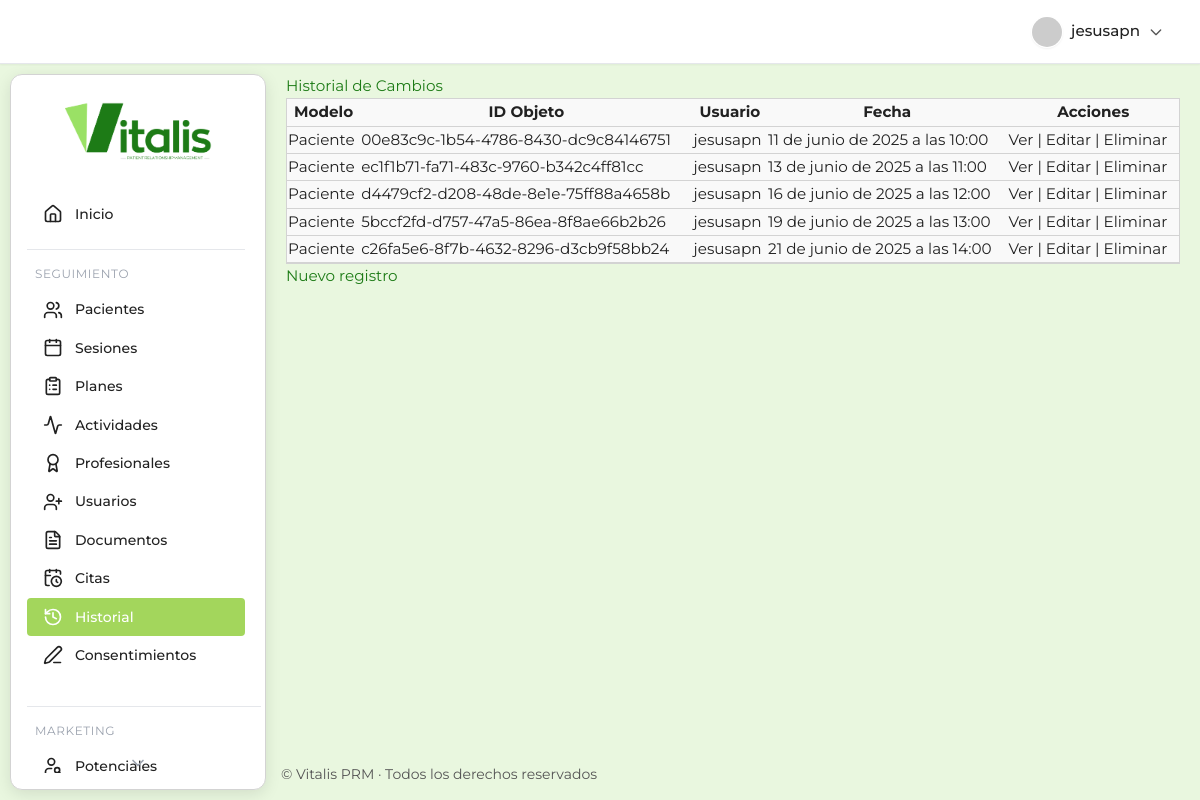
/consultorio/historiales/ (signed in), run on the app's committed database.
### prm_salud/consultorio/models.py (models this page shows)
class HistorialCambios(models.Model):
    modelo = models.CharField(max_length=100)
    objeto_id = models.CharField(max_length=100)
    usuario = models.ForeignKey(User, on_delete=models.SET_NULL, null=True)
    cambio = models.TextField()
    fecha = models.DateTimeField(auto_now_add=True)
    class Meta:
        verbose_name = "Historial cambio"
        verbose_name_plural = "Historial cambios"

### prm_salud/consultorio/views.py (the view)
# urls.py: path('historiales/', views.HistorialCambiosListView.as_view(), name='historialcambios_list'),
class HistorialCambiosListView(LoginRequiredMixin, ListView):
    model = HistorialCambios
    template_name = 'consultorio/historiales/historialcambios_list.html'
    context_object_name = 'historiales'

### prm_salud/consultorio/templates/consultorio/historiales/historialcambios_list.html
{% extends 'consultorio/base.html' %} {% block content %}
<h2>Historial de Cambios</h2>
<table class="table">
  <thead>
    <tr>
      <th>Modelo</th>
      <th>ID Objeto</th>
      <th>Usuario</th>
      <th>Fecha</th>
      <th>Acciones</th>
    </tr>
  </thead>
  <tbody>
    {% for historial in historiales %}
    <tr>
      <td>{{ historial.modelo }}</td>
      <td>{{ historial.objeto_id }}</td>
      <td>{{ historial.usuario }}</td>
      <td>{{ historial.fecha }}</td>
      <td>
        <a href="{% url 'consultorio:historialcambios_detail' historial.pk %}"
          >Ver</a
        >
        |
        <a href="{% url 'consultorio:historialcambios_update' historial.pk %}"
          >Editar</a
        >
        |
        <a href="{% url 'consultorio:historialcambios_delete' historial.pk %}"
          >Eliminar</a
        >
      </td>
    </tr>
    {% empty %}
    <tr>
      <td colspan="5">No hay registros.</td>
    </tr>
    {% endfor %}
  </tbody>
</table>
<a
  href="{% url 'consultorio:historialcambios_create' %}"
  class="btn btn-primary"
  >Nuevo registro</a
>
{% endblock %}

### prm_salud/consultorio/templates/consultorio/base.html (shortened to what this page needs)
{% load static %}
<!DOCTYPE html>
<html lang="es">
  <head>
    <link
      href="https://cdn.jsdelivr.net/npm/tailwindcss@2.2.19/dist/tailwind.min.css"
      rel="stylesheet"
    />
    <link
      rel="stylesheet"
      href="https://cdn.jsdelivr.net/npm/flatpickr/dist/flatpickr.min.css"
    />
    <link rel="stylesheet" href="{% static 'consultorio/css/main.css' %}" />
  </head>
  <body class="main-body-layout bg-[#e9f7df] text-text-main font-montserrat">
    <header
      class="flex justify-end items-center px-6 py-3 shadow-sm sticky top-0 left-0 right-0 z-20 w-full header-modern border-b border-gray-200"
    >
      <div class="relative">
        {% if user.is_authenticated %}
        <button
          id="user-menu-btn"
          onclick="toggleUserDropdown()"
          class="flex items-center gap-2 rounded-full px-3 py-1 hover:bg-gray-100 focus:outline-none focus:ring-2 focus:ring-primary"
        >
          <img
            src="https://ui-avatars.com/api/?name={{ user.get_full_name|default:user.username }}&background=4f46e5&color=fff&rounded=true&size=32"
            alt="Avatar"
            class="rounded-full shadow-sm border border-white"
          />
          <span class="font-medium"
            >{{ user.get_full_name|default:user.username }}</span
          >
          <svg
            fill="none"
            stroke="currentColor"
            stroke-width="2"
            stroke-linecap="round"
            stroke-linejoin="round"
            viewBox="0 0 24 24"
            class="w-4 h-4 text-gray-400"
          >
            <path d="M19 9l-7 7-7-7"></path>
          </svg>
        </button>
        {% endif %} {% block header_actions %}{% endblock %}
      </div>
    </header>
    <div class="content-wrapper">
      <aside
        class="sidebar-card-container"
        style="
          top: calc(64px + 10px);
          left: 10px;
          height: calc(100vh - (64px + 10px) - 10px);
        "
      >
        <div class="flex justify-center items-center h-28">
          <a href="{% url 'consultorio:dashboard' %}">
            <img
              src="{% static 'consultorio/img/PRMlogo.png' %}"
              alt="Logo Vitalis PRM"
              class="h-16 transition-transform duration-200 hover:scale-105"
            />
          </a>
        </div>
        <nav
          id="sidebar-scroll"
          class="flex flex-col gap-2 px-4 pr-2 overflow-y-scroll hide-scrollbar relative"
        >
          <a
            href="{% url 'consultorio:dashboard' %}"
            class="sidebar-link flex items-center gap-3 py-3 px-3 rounded-lg {% if request.path == '/consultorio/' %}sidebar-active{% endif %}"
          >
            <i data-lucide="home" class="w-5 h-5"></i><span>Inicio</span>
          </a>
          <div class="mt-2 border-t border-gray-200 pt-4 mr-4">
            <h3
              class="text-xs text-gray-400 uppercase tracking-wider mb-2 ml-2"
            >
              Seguimiento
            </h3>
            <a
              href="{% url 'consultorio:paciente_list' %}"
              class="sidebar-link flex items-center gap-3 py-3 px-3 rounded-lg {% if 'pacientes' in request.path %}sidebar-active{% endif %}"
            >
              <i data-lucide="users" class="w-5 h-5"></i><span>Pacientes</span>
            </a>
            <a
              href="{% url 'consultorio:sesion_list' %}"
              class="sidebar-link flex items-center gap-3 py-3 px-3 rounded-lg {% if 'sesiones' in request.path %}sidebar-active{% endif %}"
            >
              <i data-lucide="calendar" class="w-5 h-5"></i
              ><span>Sesiones</span>
            </a>
            <a
              href="{% url 'consultorio:plan_list' %}"
              class="sidebar-link flex items-center gap-3 py-3 px-3 rounded-lg {% if 'planes' in request.path %}sidebar-active{% endif %}"
            >
              <i data-lucide="clipboard-list" class="w-5 h-5"></i
              ><span>Planes</span>
            </a>
            <a
              href="{% url 'consultorio:actividad_list' %}"
              class="sidebar-link flex items-center gap-3 py-3 px-3 rounded-lg {% if 'actividades' in request.path %}sidebar-active{% endif %}"
            >
              <i data-lucide="activity" class="w-5 h-5"></i
              ><span>Actividades</span>
            </a>
            <a
              href="{% url 'consultorio:profesional_list' %}"
              class="sidebar-link flex items-center gap-3 py-3 px-3 rounded-lg {% if 'profesionales' in request.path %}sidebar-active{% endif %}"
            >
              <i data-lucide="award" class="w-5 h-5"></i
              ><span>Profesionales</span>
            </a>
            <a
              href="{% url 'consultorio:user_list' %}"
              class="sidebar-link flex items-center gap-3 py-3 px-3 rounded-lg {% if 'usuarios' in request.path %}sidebar-active{% endif %}"
            >
              <i data-lucide="user-plus" class="w-5 h-5"></i
              ><span>Usuarios</span>
            </a>
            <a
              href="{% url 'consultorio:documentopaciente_list' %}"
              class="sidebar-link flex items-center gap-3 py-3 px-3 rounded-lg {% if 'documentos' in request.path %}sidebar-active{% endif %}"
            >
              <i data-lucide="file-text" class="w-5 h-5"></i
              ><span>Documentos</span>
            </a>
            <a
              href="{% url 'consultorio:cita_list' %}"
              class="sidebar-link flex items-center gap-3 py-3 px-3 rounded-lg {% if 'citas' in request.path %}sidebar-active{% endif %}"
            >
              <i data-lucide="calendar-clock" class="w-5 h-5"></i
              ><span>Citas</span>
            </a>
            <a
              href="{% url 'consultorio:historialcambios_list' %}"
              class="sidebar-link flex items-center gap-3 py-3 px-3 rounded-lg {% if 'historiales' in request.path %}sidebar-active{% endif %}"
            >
              <i data-lucide="history" class="w-5 h-5"></i
              ><span>Historial</span>
            </a>
            <a
              href="{% url 'consultorio:consentimiento_list' %}"
              class="sidebar-link flex items-center gap-3 py-3 px-3 rounded-lg {% if 'consentimientos' in request.path %}sidebar-active{% endif %}"
            >
              <i data-lucide="pen-line" class="w-5 h-5"></i
              ><span>Consentimientos</span>
            </a>
          </div>
          <div class="mt-6 border-t border-gray-200 pt-4">
            <h3
              class="text-xs text-gray-400 uppercase tracking-wider mb-2 ml-2"
            >
              Marketing
            </h3>
            <a
              href="{% url 'consultorio:pacientepotencial_list' %}"
              class="sidebar-link flex items-center gap-3 py-3 px-3 rounded-lg {% if 'marketing/potenciales' in request.path %}sidebar-active{% endif %}"
            >
              <i data-lucide="user-search" class="w-5 h-5"></i
              ><span>Potenciales</span>
            </a>
          </div>
        </nav>
        <div id="scroll-indicator" class="flex justify-center -mt-2">
          <i
            data-lucide="chevron-down"
            class="w-5 h-5 text-gray-400 animate-bounce"
          ></i>
        </div>
      </aside>
      <main class="flex-1 overflow-auto main-content-offset">
        {% block content %}{% endblock %}
      </main>
    </div>
    <footer
      class="text-sm text-text-main py-4 mt-auto"
      style="
        border-top: none;
        text-align: left;
        padding-left: calc(16rem + 20px + 5px);
      "
    >
      &copy; {{ now|date:"Y" }} Vitalis PRM · Todos los derechos reservados
    </footer>
  </body>
</html>

### prm_salud/consultorio/static/consultorio/css/main.css (style rules this page uses)
:root { --primary: #A3D65C; --primary-dark: #2E7D32; --primary-hover: #2E7D32; --accent: #A3D65C; --warning: #FFCC00; --danger: #E74C3C; --info: #3498DB; --bg-light: #e9f7df; --bg-section: #F9F9F9; --bg-hover: #F1F8E9; --card-shadow: 0 4px 16px rgba(0,0,0,0.1); --table-border: #D3D3D3; --text-primary: #212121; --text-secondary: #555555; --text-light: #ECF0F1; --border-light: #D3D3D3; --border-dark: #2E7D32; --sidebar-bg: #FFFFFF; --sidebar-border: #D3D3D3; --sidebar-hover-bg: #F1F8E9; --text-white: #fff; --text-muted: var(--text-secondary); --btn-secondary: #D3D3D3; --btn-secondary-hover: #B0B0B0; --icon-main: #2E7D32; --icon-hover: #A3D65C; }
body { font-family: 'Montserrat', 'Segoe UI', Arial, sans-serif !important; font-size: 0.95rem; line-height: 1.6; color: #1D7B16; background-color: var(--bg-light); min-height: 100vh; display: flex; flex-direction: column; transition: background-color 0.3s ease, color 0.3s ease; margin: 0; }
table { border-collapse: separate; border-spacing: 0; width: 100%; background: var(--bg-section); border: 1px solid var(--table-border); }
th, td { border-bottom: 1px solid var(--table-border); color: var(--text-primary); }
aside { display: flex; flex-direction: column; overflow-y: auto; flex-shrink: 0; transition: background-color 0.3s ease; }
aside a img { height: 3.5rem; display: block; margin: 0 auto; transition: transform 0.2s ease-in-out; }
aside nav { flex-grow: 1; padding: 0.5rem 0; font-size: 0.875rem; display: flex; flex-direction: column; gap: 0.5rem; overflow-y: auto; padding-right: 4px; }
.sidebar-link { display: flex; align-items: center; padding: 0.5rem 1rem; border-radius: 0.25rem; transition: background-color 0.2s ease, color 0.2s ease; font-weight: 500; cursor: pointer; color: var(--text-primary); }
header { padding: 1rem 2rem; display: flex; align-items: center; justify-content: space-between; z-index: 10; flex-shrink: 0; transition: background-color 0.3s ease; }
header #user-menu-btn { display: flex; align-items: center; gap: 0.5rem; padding: 0.5rem 0.75rem; border-radius: 9999px; cursor: pointer; background-color: transparent; border: none; transition: background-color 0.2s ease; outline: none; }
header #user-menu-btn img { height: 2rem; width: 2rem; border-radius: 9999px; box-shadow: 0 1px 2px rgba(0,0,0,0.05); }
header #user-menu-btn span { font-weight: 500; color: var(--text-primary); }
header #user-menu-btn svg { width: 1rem; height: 1rem; color: var(--text-secondary); }
main { flex: 1; display: flex; flex-direction: column; min-height: 0; padding: 2.5rem 2rem; overflow-y: auto; }
footer { text-align: center; font-size: 0.75rem; color: var(--text-secondary); padding: 1.5rem 0; border-top: 1px solid var(--border-light); background: var(--bg-section); box-shadow: none; flex-shrink: 0; width: 100%; }
body, .font-montserrat { font-family: 'Montserrat', 'Segoe UI', Arial, sans-serif !important; }
:root { --bg-sidebar-dark: #FFFFFF; --border-sidebar-border: var(--border-light); --sidebar-hover-bg: #F0F0F0; --text-white: #fff; --text-muted: var(--text-secondary); }
.sidebar-card-container { overflow-y: hidden; }
.sidebar-card-container nav { overflow-y: auto; padding-right: 4px; }

### data on the page
HistorialCambios: modelo "Paciente", objeto_id "00e83c9c-1b54-4786-8430-dc9c84146751", usuario "jesusapn", fecha "11 de junio de 2025 a las 10:00"
HistorialCambios: modelo "Paciente", objeto_id "ec1f1b71-fa71-483c-9760-b342c4ff81cc", usuario "jesusapn", fecha "13 de junio de 2025 a las 11:00"
HistorialCambios: modelo "Paciente", objeto_id "d4479cf2-d208-48de-8e1e-75ff88a4658b", usuario "jesusapn", fecha "16 de junio de 2025 a las 12:00"
HistorialCambios: modelo "Paciente", objeto_id "5bccf2fd-d757-47a5-86ea-8f8ae66b2b26", usuario "jesusapn", fecha "19 de junio de 2025 a las 13:00"
HistorialCambios: modelo "Paciente", objeto_id "c26fa5e6-8f7b-4632-8296-d3cb9f58bb24", usuario "jesusapn", fecha "21 de junio de 2025 a las 14:00"

### other printed values
{{ user.get_full_name|default:user.username }} "jesusapn"
